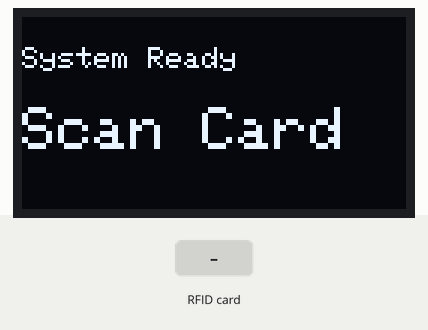
This sketch was run on a simulated ESP8266 (NodeMCU). On the bench: 128×64 one-colour display. Inputs (shaded band) come from the test bench. WiFi joins after 1.5 s; servers stay silent unless stated; uploads are accepted with an empty reply.

Above: at 2.8 s.
2.9 s: RFID card 5E 7A 19 C4 held to the reader
At 3.05 s:
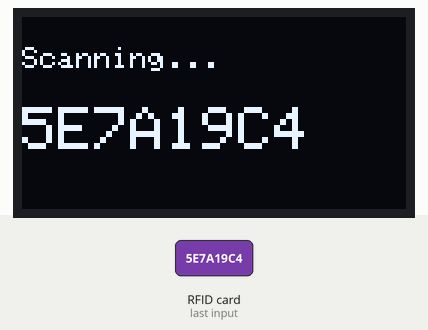
At 3.8 s:
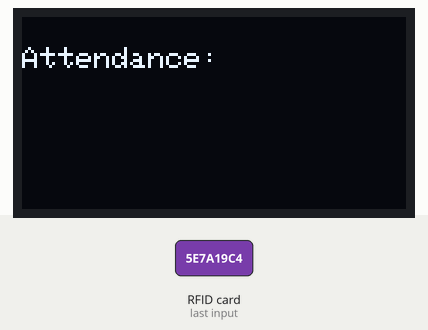
Timing chart, 0 to 5.9 s (numbered marks = the images above; inputs shaded):
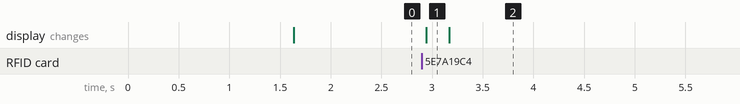

The sketch:

Buildathon2026.1.1.ino
```cpp
//here is a general code shown here and will be personalised for each teacher

#include <ESP8266WiFi.h>
#include <ESP8266HTTPClient.h>
#include <WiFiClientSecure.h>
#include <SPI.h>
#include <MFRC522.h>
#include <Wire.h>
#include <Adafruit_GFX.h>
#include <Adafruit_SSD1306.h>

// OLED Setup
#define SCREEN_WIDTH 128
#define SCREEN_HEIGHT 64
Adafruit_SSD1306 display(SCREEN_WIDTH, SCREEN_HEIGHT, &Wire, -1);

// RFID Setup
#define SS_PIN 2  // D4
#define RST_PIN 0 // D3
MFRC522 rfc(SS_PIN, RST_PIN);

const char* ssid = "Student Wifi";
const char* password = "Student@2425";
String GOOGLE_SCRIPT_ID = "SheetIdForEachTeacher";

void setup() {
  Serial.begin(115200);

  // Initialize OLED
  if(!display.begin(SSD1306_SWITCHCAPVCC, 0x3C)) {
    Serial.println(F("SSD1306 allocation failed"));
    for(;;);
  }
  showMsg("Connecting...", "WiFi");

  WiFi.begin(ssid, password);
  while (WiFi.status() != WL_CONNECTED) delay(500);

  SPI.begin();
  rfc.PCD_Init();
  showMsg("System Ready", "Scan Card");
}

void loop() {
  if (!rfc.PICC_IsNewCardPresent() || !rfc.PICC_ReadCardSerial()) return;

  String cardID = "";
  for (byte i = 0; i < rfc.uid.size; i++) {
    cardID += String(rfc.uid.uidByte[i] < 0x10 ? "0" : "");
    cardID += String(rfc.uid.uidByte[i], HEX);
  }
  cardID.toUpperCase();

  showMsg("Scanning...", cardID);
  sendData(cardID);
  delay(3000);
  showMsg("System Ready", "Scan Card");
}

void sendData(String id) {
  WiFiClientSecure client;
  client.setInsecure();

  HTTPClient http;
  // example for MAths Attendance
  String url = "https://script.google.com/macros/s/" + GOOGLE_SCRIPT_ID + "/exec?cardID=" + id + "&subject=Maths";

  if (http.begin(client, url)) {
    int httpCode = http.GET();
    if (httpCode > 0) {
      String payload = http.getString(); // getName back
      showMsg("Attendance:", payload);
    } else {
      showMsg("Error", "Server Unreachable");
    }
    http.end();
  }
}

// Helper function to update the OLED screen
void showMsg(String line1, String line2) {
  display.clearDisplay();
  display.setTextSize(1);
  display.setTextColor(WHITE);
  display.setCursor(0, 10);
  display.println(line1);
  display.setTextSize(2);
  display.setCursor(0, 30);
  display.println(line2);
  display.display();
}
```

Measured:
- after the input at 2.9 s, the display: changes at once (image 1)
